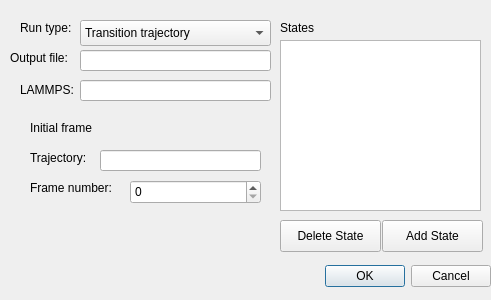
<?xml version="1.0" encoding="UTF-8"?>
<ui version="4.0">
 <class>SimulationOverview</class>
 <widget class="QDialog" name="SimulationOverview">
  <property name="geometry">
   <rect>
    <x>0</x>
    <y>0</y>
    <width>491</width>
    <height>300</height>
   </rect>
  </property>
  <property name="windowTitle">
   <string>Dialog</string>
  </property>
  <widget class="QDialogButtonBox" name="buttonBox">
   <property name="geometry">
    <rect>
     <x>50</x>
     <y>260</y>
     <width>441</width>
     <height>32</height>
    </rect>
   </property>
   <property name="orientation">
    <enum>Qt::Horizontal</enum>
   </property>
   <property name="standardButtons">
    <set>QDialogButtonBox::Cancel|QDialogButtonBox::Ok</set>
   </property>
  </widget>
  <widget class="QComboBox" name="run_type">
   <property name="geometry">
    <rect>
     <x>80</x>
     <y>20</y>
     <width>191</width>
     <height>26</height>
    </rect>
   </property>
   <item>
    <property name="text">
     <string>Transition trajectory</string>
    </property>
   </item>
   <item>
    <property name="text">
     <string>Transition path sampling</string>
    </property>
   </item>
   <item>
    <property name="text">
     <string>Committor simulation</string>
    </property>
   </item>
  </widget>
  <widget class="QPushButton" name="add_state">
   <property name="geometry">
    <rect>
     <x>382</x>
     <y>220</y>
     <width>101</width>
     <height>32</height>
    </rect>
   </property>
   <property name="text">
    <string>Add State</string>
   </property>
  </widget>
  <widget class="QLineEdit" name="output_file">
   <property name="geometry">
    <rect>
     <x>80</x>
     <y>50</y>
     <width>191</width>
     <height>21</height>
    </rect>
   </property>
  </widget>
  <widget class="QLabel" name="label">
   <property name="geometry">
    <rect>
     <x>280</x>
     <y>20</y>
     <width>60</width>
     <height>16</height>
    </rect>
   </property>
   <property name="text">
    <string>States</string>
   </property>
  </widget>
  <widget class="QLabel" name="label_2">
   <property name="geometry">
    <rect>
     <x>20</x>
     <y>20</y>
     <width>60</width>
     <height>16</height>
    </rect>
   </property>
   <property name="text">
    <string>Run type:</string>
   </property>
  </widget>
  <widget class="QLabel" name="label_3">
   <property name="geometry">
    <rect>
     <x>10</x>
     <y>50</y>
     <width>71</width>
     <height>16</height>
    </rect>
   </property>
   <property name="text">
    <string>Output file:</string>
   </property>
  </widget>
  <widget class="QStackedWidget" name="sim_parameters">
   <property name="geometry">
    <rect>
     <x>20</x>
     <y>110</y>
     <width>251</width>
     <height>161</height>
    </rect>
   </property>
   <property name="currentIndex">
    <number>0</number>
   </property>
   <widget class="QWidget" name="traj_params">
    <widget class="QLabel" name="label_4">
     <property name="geometry">
      <rect>
       <x>10</x>
       <y>10</y>
       <width>81</width>
       <height>16</height>
      </rect>
     </property>
     <property name="text">
      <string>Initial frame</string>
     </property>
    </widget>
    <widget class="QLabel" name="label_5">
     <property name="geometry">
      <rect>
       <x>10</x>
       <y>40</y>
       <width>71</width>
       <height>16</height>
      </rect>
     </property>
     <property name="text">
      <string>Trajectory:</string>
     </property>
    </widget>
    <widget class="QLineEdit" name="traj_init_traj">
     <property name="geometry">
      <rect>
       <x>80</x>
       <y>40</y>
       <width>161</width>
       <height>21</height>
      </rect>
     </property>
    </widget>
    <widget class="QLabel" name="label_6">
     <property name="geometry">
      <rect>
       <x>10</x>
       <y>70</y>
       <width>101</width>
       <height>16</height>
      </rect>
     </property>
     <property name="text">
      <string>Frame number:</string>
     </property>
    </widget>
    <widget class="QSpinBox" name="traj_init_frame">
     <property name="geometry">
      <rect>
       <x>110</x>
       <y>70</y>
       <width>131</width>
       <height>24</height>
      </rect>
     </property>
    </widget>
   </widget>
   <widget class="QWidget" name="tps_params">
    <widget class="QLineEdit" name="tps_init_traj">
     <property name="geometry">
      <rect>
       <x>80</x>
       <y>40</y>
       <width>161</width>
       <height>21</height>
      </rect>
     </property>
    </widget>
    <widget class="QLabel" name="label_7">
     <property name="geometry">
      <rect>
       <x>10</x>
       <y>10</y>
       <width>131</width>
       <height>16</height>
      </rect>
     </property>
     <property name="text">
      <string>Initial trajectory</string>
     </property>
    </widget>
    <widget class="QLabel" name="label_8">
     <property name="geometry">
      <rect>
       <x>10</x>
       <y>40</y>
       <width>71</width>
       <height>16</height>
      </rect>
     </property>
     <property name="text">
      <string>Trajectory:</string>
     </property>
    </widget>
   </widget>
   <widget class="QWidget" name="committor_params"/>
  </widget>
  <widget class="QWidget" name="when_selected" native="true">
   <property name="geometry">
    <rect>
     <x>280</x>
     <y>220</y>
     <width>101</width>
     <height>31</height>
    </rect>
   </property>
  </widget>
  <widget class="QPushButton" name="delete_state">
   <property name="geometry">
    <rect>
     <x>280</x>
     <y>220</y>
     <width>101</width>
     <height>32</height>
    </rect>
   </property>
   <property name="text">
    <string>Delete State</string>
   </property>
  </widget>
  <widget class="QListWidget" name="state_list">
   <property name="geometry">
    <rect>
     <x>280</x>
     <y>40</y>
     <width>201</width>
     <height>171</height>
    </rect>
   </property>
  </widget>
  <widget class="QLabel" name="label_9">
   <property name="geometry">
    <rect>
     <x>20</x>
     <y>80</y>
     <width>61</width>
     <height>20</height>
    </rect>
   </property>
   <property name="text">
    <string>LAMMPS:</string>
   </property>
  </widget>
  <widget class="QLineEdit" name="lammps_script">
   <property name="geometry">
    <rect>
     <x>80</x>
     <y>80</y>
     <width>191</width>
     <height>21</height>
    </rect>
   </property>
  </widget>
 </widget>
 <tabstops>
  <tabstop>run_type</tabstop>
  <tabstop>output_file</tabstop>
  <tabstop>lammps_script</tabstop>
  <tabstop>state_list</tabstop>
  <tabstop>delete_state</tabstop>
  <tabstop>add_state</tabstop>
  <tabstop>traj_init_traj</tabstop>
  <tabstop>traj_init_frame</tabstop>
  <tabstop>tps_init_traj</tabstop>
 </tabstops>
 <resources/>
 <connections>
  <connection>
   <sender>buttonBox</sender>
   <signal>accepted()</signal>
   <receiver>SimulationOverview</receiver>
   <slot>accept()</slot>
   <hints>
    <hint type="sourcelabel">
     <x>248</x>
     <y>254</y>
    </hint>
    <hint type="destinationlabel">
     <x>157</x>
     <y>274</y>
    </hint>
   </hints>
  </connection>
  <connection>
   <sender>buttonBox</sender>
   <signal>rejected()</signal>
   <receiver>SimulationOverview</receiver>
   <slot>reject()</slot>
   <hints>
    <hint type="sourcelabel">
     <x>316</x>
     <y>260</y>
    </hint>
    <hint type="destinationlabel">
     <x>286</x>
     <y>274</y>
    </hint>
   </hints>
  </connection>
 </connections>
</ui>
